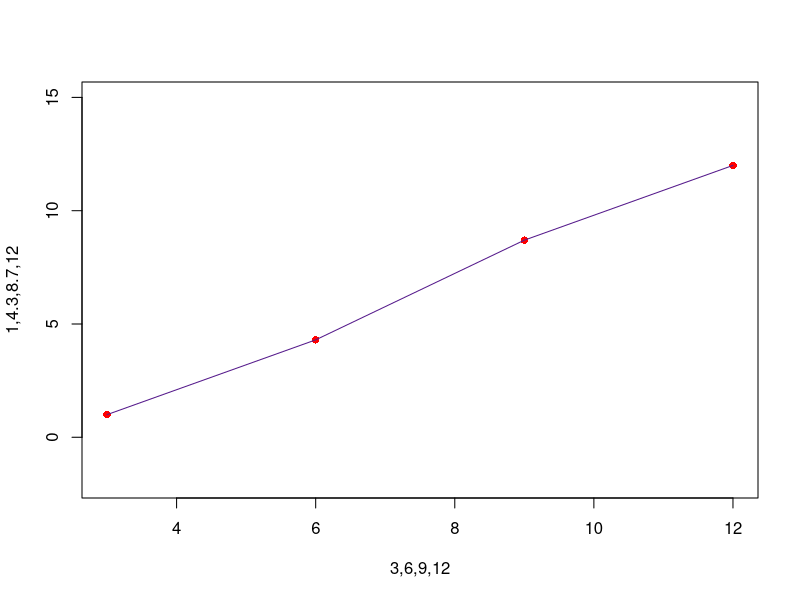

R code for this plot:
#!/usr/bin/env R

plot(c(3, 6, 9, 12), c(1, 4.3, 8.7, 12), pch = 16, col = "red", ylim = c(-2, 15), xlab = "3,6,9,12", ylab = "1,4.3,8.7,12")
lines(c(3, 6, 9, 12), c(1, 4.3, 8.7, 12), col = "purple4")
